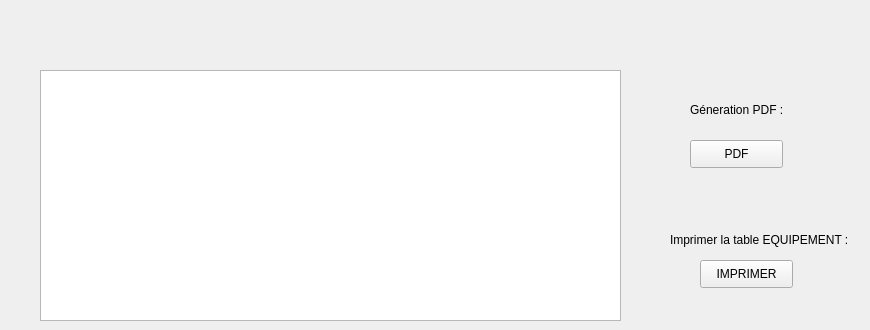
      <widget class="QWidget" name="tab_35">
       <attribute name="title">
        <string>Afficher </string>
       </attribute>
       <widget class="QTableView" name="tab_equipement">
        <property name="geometry">
         <rect>
          <x>40</x>
          <y>70</y>
          <width>581</width>
          <height>251</height>
         </rect>
        </property>
       </widget>
       <widget class="QLabel" name="label_96">
        <property name="geometry">
         <rect>
          <x>690</x>
          <y>100</y>
          <width>151</width>
          <height>20</height>
         </rect>
        </property>
        <property name="text">
         <string>Géneration PDF :</string>
        </property>
       </widget>
       <widget class="QPushButton" name="pdf_eq">
        <property name="geometry">
         <rect>
          <x>690</x>
          <y>140</y>
          <width>93</width>
          <height>28</height>
         </rect>
        </property>
        <property name="text">
         <string>PDF</string>
        </property>
       </widget>
       <widget class="QPushButton" name="pb_imprimer">
        <property name="geometry">
         <rect>
          <x>700</x>
          <y>260</y>
          <width>93</width>
          <height>28</height>
         </rect>
        </property>
        <property name="text">
         <string>IMPRIMER</string>
        </property>
       </widget>
       <widget class="QLabel" name="label_97">
        <property name="geometry">
         <rect>
          <x>670</x>
          <y>230</y>
          <width>191</width>
          <height>20</height>
         </rect>
        </property>
        <property name="text">
         <string>Imprimer la table EQUIPEMENT :</string>
        </property>
       </widget>
      </widget>
